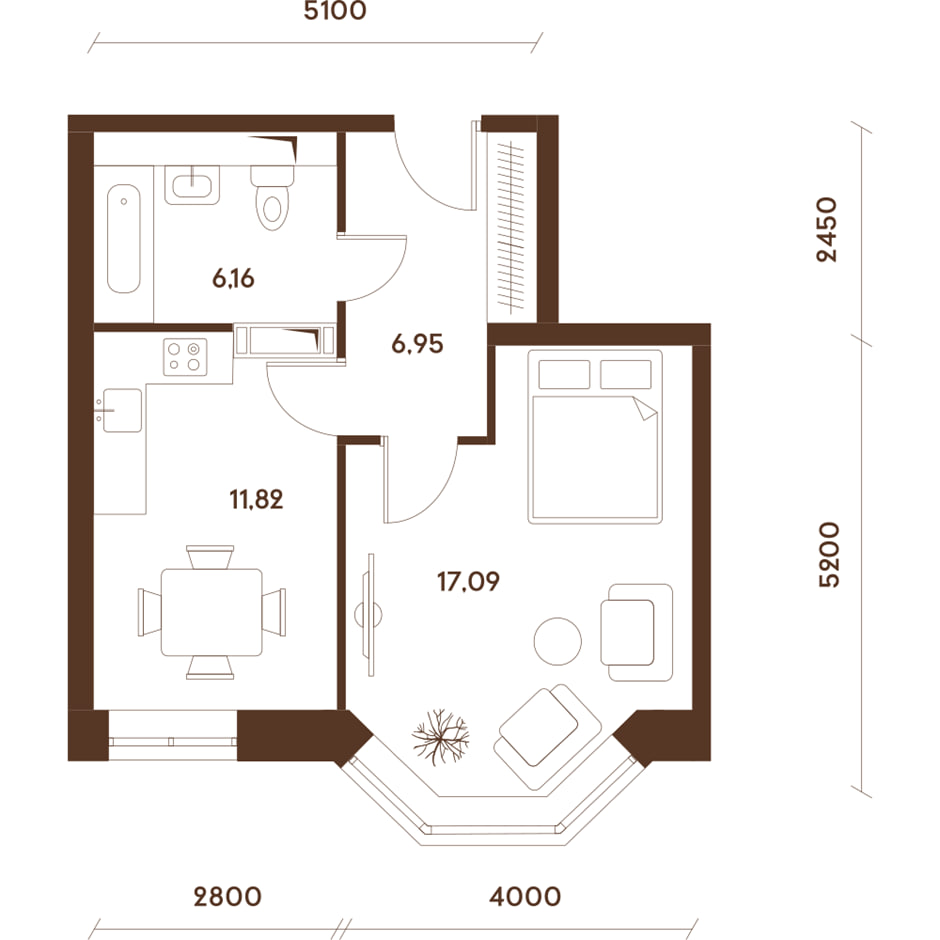
#> input picture images/layout.jpg, 940 x 940 px
$ python kabachok1.py
#> lines starting #> are read from the running program, lines starting #| are printed output that depends on the picture; after the words box and inside, x2 and y2 are one past the last pixel; in counts of white or black regions, pixels touching at a corner belong together
import cv2
import numpy as np
img =cv2.imread('images/layout.jpg')
#> img is the input picture: shape (940, 940, 3); mean B, G, R 237.3, 238.8, 241.3
img=cv2.resize(img,(img.shape[1]*8//12, img.shape[0]*8//12))
#> img: shape (626, 626, 3)
wbimg=cv2.cvtColor(img, cv2.COLOR_BGR2GRAY)
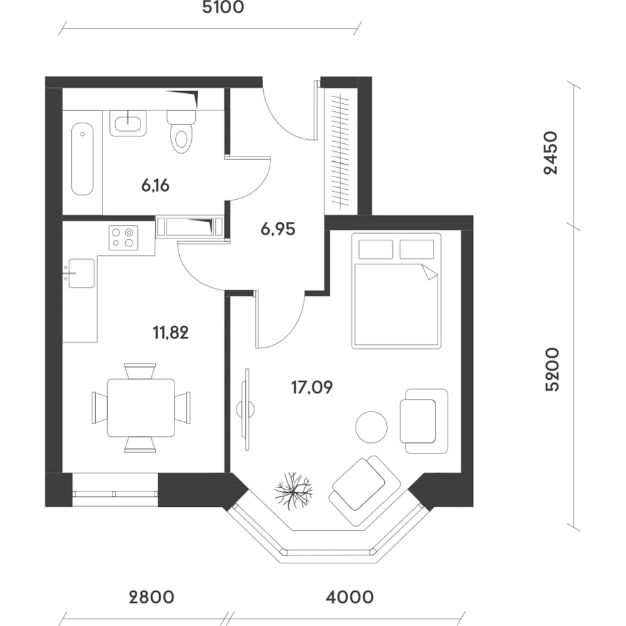
#> wbimg: shape (626, 626); min 29, max 255, mean 239.4
wbimg=cv2.Canny(wbimg,50,50)
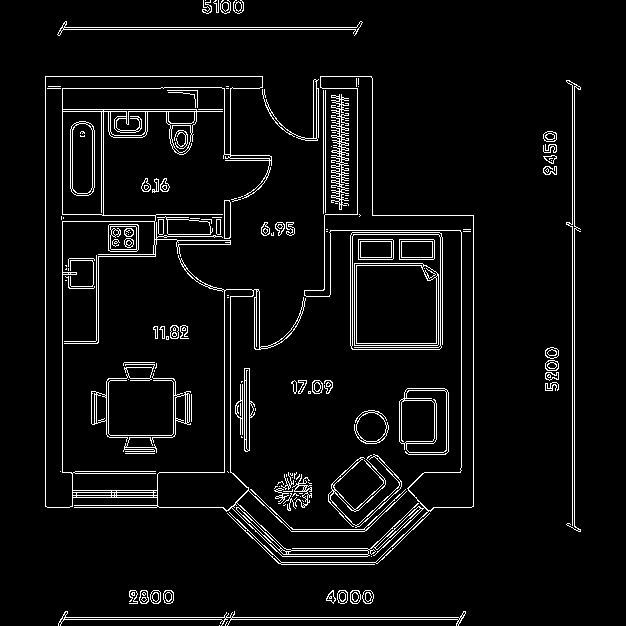
#> wbimg: shape (626, 626); 5.4% white in thin lines or dots, all inside (x1, y1, x2, y2) = (45, 0, 581, 626)
cv2.imshow('result', wbimg)
cv2.waitKey(0)
# [13 lines of commented-out code are left out]
